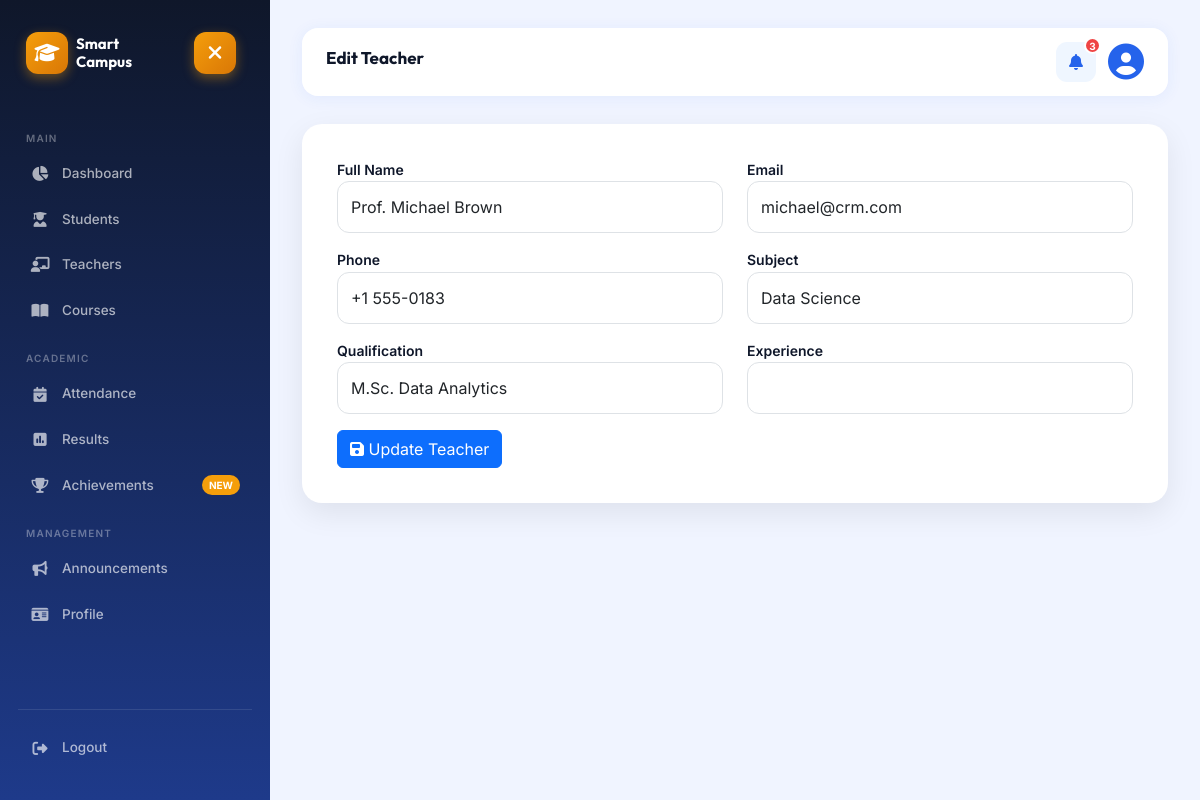
Screenshot of /admin/edit_teacher.php?id=2 (signed in) with the database file from the repository.
### tables this page shows
CREATE TABLE IF NOT EXISTS `teachers` (
  `id` INT AUTO_INCREMENT PRIMARY KEY,
  `college_id` INT DEFAULT 1,
  `college_name` VARCHAR(150) DEFAULT 'Smart Campus Main Institute',
  `first_name` VARCHAR(50),
  `last_name` VARCHAR(50),
  `full_name` VARCHAR(100) NOT NULL,
  `email` VARCHAR(100) NOT NULL,
  `phone` VARCHAR(20),
  `subject` VARCHAR(100),
  `qualification` VARCHAR(100),
  `created_at` TIMESTAMP DEFAULT CURRENT_TIMESTAMP
);

### admin/edit_teacher.php (the view, shortened to what this page needs)
<?php
include "../config/db.php";
$id = $_GET['id'];
$query = "SELECT * FROM teachers WHERE id=?";
$stmt = $conn->prepare($query);
$stmt->bind_param("i",$id);
$stmt->execute();
$result = $stmt->get_result();
$teacher = $result->fetch_assoc();
?>
<!DOCTYPE html>
<html>
<head>
<link href="https://cdn.jsdelivr.net/npm/bootstrap@5.3.3/dist/css/bootstrap.min.css" rel="stylesheet">
<link rel="stylesheet" href="../assets/css/dashboard.css">
<link rel="stylesheet" href="https://cdnjs.cloudflare.com/ajax/libs/font-awesome/6.5.2/css/all.min.css">
</head>
<body>
<?php include "../includes/sidebar.php"; ?>
<div class="main">
<?php
include "../includes/topbar.php";
?>
<div class="panel mt-4">
<div class="form-card">
<form method="POST">
<div class="row">
<div class="col-md-6 mb-3">
<label>Full Name</label>
<input
type="text"
name="full_name"
class="form-control"
value="<?php echo $teacher['full_name']; ?>"
required>
</div>
<div class="col-md-6 mb-3">
<label>Email</label>
<input
type="email"
name="email"
class="form-control"
value="<?php echo $teacher['email']; ?>"
required>
</div>
<div class="col-md-6 mb-3">
<label>Phone</label>
<input
type="text"
name="phone"
class="form-control"
value="<?php echo $teacher['phone']; ?>">
</div>
<div class="col-md-6 mb-3">
<label>Subject</label>
<input
type="text"
name="subject"
class="form-control"
value="<?php echo $teacher['subject']; ?>">
</div>
<div class="col-md-6 mb-3">
<label>Qualification</label>
<input
type="text"
name="qualification"
class="form-control"
value="<?php echo $teacher['qualification']; ?>">
</div>
<div class="col-md-6 mb-3">
<label>Experience</label>
<input
type="text"
name="experience"
class="form-control"
value="<?php echo $teacher['experience']; ?>">
</div>
</div>
<button
name="update_teacher"
class="btn btn-primary">
<i class="fa-solid fa-save"></i>
Update Teacher
</button>
</form>
</div>
</div>
</div>
</body>
</html>

### assets/css/dashboard.css (style rules this page uses)
:root { --primary: #2563EB; --primary-dark: #1E40AF; --primary-light: #EFF6FF; --accent: #F59E0B; --accent-dark: #D97706; --success: #10B981; --danger: #EF4444; --warning: #F59E0B; --info: #06B6D4; --purple: #8B5CF6; --pink: #EC4899; --sidebar-bg: linear-gradient(180deg,#0F172A 0%,#1E3A8A 100%); --body-bg: #F0F4FF; --card-bg: #FFFFFF; --card-radius: 18px; --card-shadow: 0 4px 24px rgba(37,99,235,0.08); --card-hover-shadow: 0 12px 40px rgba(37,99,235,0.18); --border: rgba(226,232,240,0.7); --text-primary: #0F172A; --text-secondary: #475569; --text-muted: #94A3B8; --sidebar-width: 270px; --topbar-h: 80px; --transition: all 0.3s cubic-bezier(0.4,0,0.2,1); }
*, *::before, *::after { margin: 0; padding: 0; box-sizing: border-box; }
body { background: var(--body-bg); color: var(--text-primary); font-family: 'Inter', sans-serif; font-size: 14px; line-height: 1.6; overflow-x: hidden; }
.main, .main-content { margin-left: var(--sidebar-width); width: calc(100% - var(--sidebar-width)); min-height: 100vh; padding: 28px 32px; background: var(--body-bg); transition: var(--transition); }
.mt-4 { margin-top: 24px !important; }
.mb-3 { margin-bottom: 16px !important; }

### admin/edit_teacher.php (style rules this page uses)
.form-card { background:white; padding:35px; border-radius:20px; box-shadow:0 10px 30px rgba(0,0,0,.08); }
label { font-weight:600; }
.form-control { padding:13px; border-radius:12px; }

### rows the page displays
teachers: full_name "Prof. Michael Brown", email "michael@crm.com", phone "+1 555-0183", subject "Data Science", qualification "M.Sc. Data Analytics"

### other values shown
$titleText "Edit Teacher"
count($notifications) "3"
